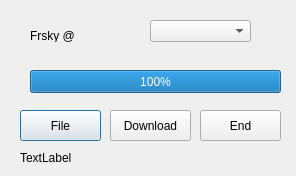
<?xml version="1.0" encoding="UTF-8"?>
<ui version="4.0">
 <class>frskyUpdate</class>
 <widget class="QDialog" name="frskyUpdate">
  <property name="geometry">
   <rect>
    <x>0</x>
    <y>0</y>
    <width>296</width>
    <height>176</height>
   </rect>
  </property>
  <property name="windowTitle">
   <string>frskyUpdate</string>
  </property>
  <widget class="QProgressBar" name="progressBarDownload">
   <property name="geometry">
    <rect>
     <x>30</x>
     <y>70</y>
     <width>251</width>
     <height>23</height>
    </rect>
   </property>
   <property name="value">
    <number>100</number>
   </property>
  </widget>
  <widget class="QLabel" name="labelStatusBar">
   <property name="geometry">
    <rect>
     <x>20</x>
     <y>150</y>
     <width>201</width>
     <height>16</height>
    </rect>
   </property>
   <property name="text">
    <string>TextLabel</string>
   </property>
  </widget>
  <widget class="QPushButton" name="pushButtonOK">
   <property name="geometry">
    <rect>
     <x>20</x>
     <y>110</y>
     <width>81</width>
     <height>31</height>
    </rect>
   </property>
   <property name="text">
    <string>File</string>
   </property>
  </widget>
  <widget class="QPushButton" name="pushButtonCancel">
   <property name="geometry">
    <rect>
     <x>200</x>
     <y>110</y>
     <width>81</width>
     <height>31</height>
    </rect>
   </property>
   <property name="text">
    <string>End</string>
   </property>
  </widget>
  <widget class="QPushButton" name="pushButtonDownload">
   <property name="geometry">
    <rect>
     <x>110</x>
     <y>110</y>
     <width>81</width>
     <height>31</height>
    </rect>
   </property>
   <property name="text">
    <string>Download</string>
   </property>
  </widget>
  <widget class="QComboBox" name="comboBoxPort">
   <property name="geometry">
    <rect>
     <x>150</x>
     <y>20</y>
     <width>101</width>
     <height>22</height>
    </rect>
   </property>
  </widget>
  <widget class="QLabel" name="label">
   <property name="geometry">
    <rect>
     <x>30</x>
     <y>30</y>
     <width>54</width>
     <height>12</height>
    </rect>
   </property>
   <property name="text">
    <string>Frsky @</string>
   </property>
  </widget>
 </widget>
 <layoutdefault spacing="6" margin="11"/>
 <resources/>
 <connections/>
</ui>
